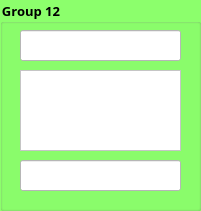
   <widget class="QGroupBox" name="groupBox_14">
    <property name="geometry">
     <rect>
      <x>280</x>
      <y>480</y>
      <width>201</width>
      <height>211</height>
     </rect>
    </property>
    <property name="font">
     <font>
      <family>Mongolian Baiti</family>
      <pointsize>10</pointsize>
      <weight>75</weight>
      <bold>true</bold>
     </font>
    </property>
    <property name="styleSheet">
     <string notr="true">background-color: rgb(140, 255, 108);</string>
    </property>
    <property name="title">
     <string>Group 12</string>
    </property>
    <widget class="QLineEdit" name="lineEdit_33">
     <property name="geometry">
      <rect>
       <x>20</x>
       <y>30</y>
       <width>161</width>
       <height>31</height>
      </rect>
     </property>
     <property name="styleSheet">
      <string notr="true">background-color: rgb(255, 255, 255);</string>
     </property>
    </widget>
    <widget class="QTextEdit" name="textEdit_17">
     <property name="geometry">
      <rect>
       <x>20</x>
       <y>70</y>
       <width>161</width>
       <height>81</height>
      </rect>
     </property>
     <property name="styleSheet">
      <string notr="true">background-color: rgb(255, 255, 255);</string>
     </property>
     <property name="html">
      <string>&lt;!DOCTYPE HTML PUBLIC &quot;-//W3C//DTD HTML 4.0//EN&quot; &quot;http://www.w3.org/TR/REC-html40/strict.dtd&quot;&gt;
&lt;html&gt;&lt;head&gt;&lt;meta name=&quot;qrichtext&quot; content=&quot;1&quot; /&gt;&lt;style type=&quot;text/css&quot;&gt;
p, li { white-space: pre-wrap; }
&lt;/style&gt;&lt;/head&gt;&lt;body style=&quot; font-family:'MS Shell Dlg 2'; font-size:7.8pt; font-weight:400; font-style:normal;&quot;&gt;
&lt;p style=&quot;-qt-paragraph-type:empty; margin-top:0px; margin-bottom:0px; margin-left:0px; margin-right:0px; -qt-block-indent:0; text-indent:0px;&quot;&gt;&lt;br /&gt;&lt;/p&gt;&lt;/body&gt;&lt;/html&gt;</string>
     </property>
    </widget>
    <widget class="QLineEdit" name="lineEdit_34">
     <property name="geometry">
      <rect>
       <x>20</x>
       <y>160</y>
       <width>161</width>
       <height>31</height>
      </rect>
     </property>
     <property name="styleSheet">
      <string notr="true">background-color: rgb(255, 255, 255);</string>
     </property>
     <property name="alignment">
      <set>Qt::AlignCenter</set>
     </property>
    </widget>
   </widget>
